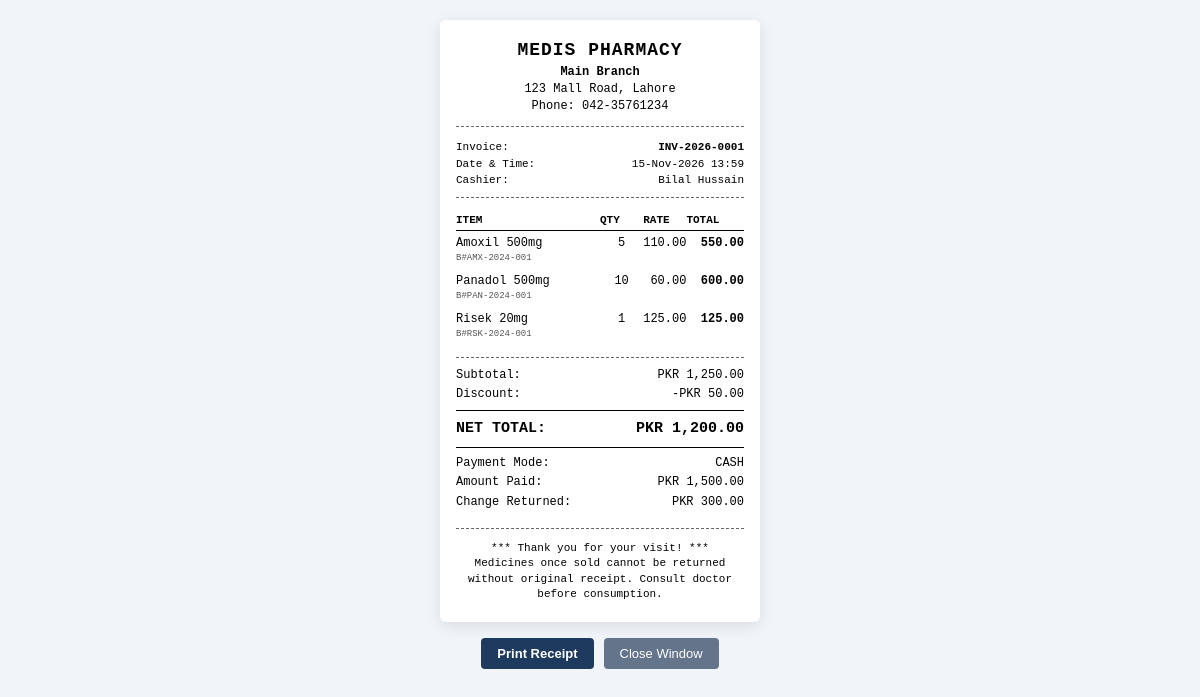
/modules/pos/receipt.php?invoice=INV-2026-0001 (signed in), run on the app's committed database.
### tables this page shows
CREATE TABLE sales (
  id INT AUTO_INCREMENT PRIMARY KEY,
  branch_id INT NOT NULL,
  user_id INT,
  invoice_number VARCHAR(50) UNIQUE NOT NULL,
  subtotal DECIMAL(12,2) DEFAULT 0,
  discount DECIMAL(10,2) DEFAULT 0,
  total_amount DECIMAL(12,2) DEFAULT 0,
  payment_method ENUM('cash','card','online') DEFAULT 'cash',
  amount_paid DECIMAL(12,2) DEFAULT 0,
  change_amount DECIMAL(12,2) DEFAULT 0,
  status ENUM('completed','refunded','voided') DEFAULT 'completed',
  notes TEXT,
  created_at TIMESTAMP DEFAULT CURRENT_TIMESTAMP,
  updated_at TIMESTAMP DEFAULT CURRENT_TIMESTAMP ON UPDATE CURRENT_TIMESTAMP,
  FOREIGN KEY (branch_id) REFERENCES branches(id) ON DELETE CASCADE,
  FOREIGN KEY (user_id) REFERENCES users(id) ON DELETE SET NULL,
  INDEX idx_branch_date (branch_id, created_at),
  INDEX idx_invoice (invoice_number)
);

CREATE TABLE branches (
  id INT AUTO_INCREMENT PRIMARY KEY,
  name VARCHAR(100) NOT NULL,
  address TEXT,
  phone VARCHAR(20),
  manager_id INT NULL,
  status ENUM('active','inactive') DEFAULT 'active',
  created_at TIMESTAMP DEFAULT CURRENT_TIMESTAMP,
  updated_at TIMESTAMP DEFAULT CURRENT_TIMESTAMP ON UPDATE CURRENT_TIMESTAMP
);

CREATE TABLE users (
  id INT AUTO_INCREMENT PRIMARY KEY,
  name VARCHAR(100) NOT NULL,
  email VARCHAR(100) UNIQUE NOT NULL,
  password VARCHAR(255) NOT NULL,
  role ENUM('admin','manager','cashier') NOT NULL,
  branch_id INT NULL,
  status ENUM('active','inactive') DEFAULT 'active',
  created_at TIMESTAMP DEFAULT CURRENT_TIMESTAMP,
  updated_at TIMESTAMP DEFAULT CURRENT_TIMESTAMP ON UPDATE CURRENT_TIMESTAMP,
  FOREIGN KEY (branch_id) REFERENCES branches(id) ON DELETE SET NULL
);

CREATE TABLE sale_items (
  id INT AUTO_INCREMENT PRIMARY KEY,
  sale_id INT NOT NULL,
  medicine_id INT NOT NULL,
  batch_id INT NOT NULL,
  quantity INT DEFAULT 0,
  unit_price DECIMAL(10,2) DEFAULT 0,
  subtotal DECIMAL(12,2) DEFAULT 0,
  created_at TIMESTAMP DEFAULT CURRENT_TIMESTAMP,
  FOREIGN KEY (sale_id) REFERENCES sales(id) ON DELETE CASCADE,
  FOREIGN KEY (medicine_id) REFERENCES medicines(id) ON DELETE CASCADE,
  FOREIGN KEY (batch_id) REFERENCES batches(id) ON DELETE CASCADE
);

CREATE TABLE medicines (
  id INT AUTO_INCREMENT PRIMARY KEY,
  name VARCHAR(150) NOT NULL,
  generic_name VARCHAR(150),
  category_id INT,
  manufacturer VARCHAR(150),
  barcode VARCHAR(50) UNIQUE,
  description TEXT,
  purchase_price DECIMAL(10,2) DEFAULT 0,
  selling_price DECIMAL(10,2) DEFAULT 0,
  min_stock_level INT DEFAULT 10,
  units_per_pack INT DEFAULT 1,
  status ENUM('active','inactive') DEFAULT 'active',
  created_at TIMESTAMP DEFAULT CURRENT_TIMESTAMP,
  updated_at TIMESTAMP DEFAULT CURRENT_TIMESTAMP ON UPDATE CURRENT_TIMESTAMP,
  FOREIGN KEY (category_id) REFERENCES categories(id) ON DELETE SET NULL,
  INDEX idx_barcode (barcode),
  INDEX idx_name (name)
);

CREATE TABLE batches (
  id INT AUTO_INCREMENT PRIMARY KEY,
  medicine_id INT NOT NULL,
  branch_id INT NOT NULL,
  batch_number VARCHAR(50) NOT NULL,
  quantity INT DEFAULT 0,
  purchase_price DECIMAL(10,2) DEFAULT 0,
  expiry_date DATE NOT NULL,
  created_at TIMESTAMP DEFAULT CURRENT_TIMESTAMP,
  updated_at TIMESTAMP DEFAULT CURRENT_TIMESTAMP ON UPDATE CURRENT_TIMESTAMP,
  FOREIGN KEY (medicine_id) REFERENCES medicines(id) ON DELETE CASCADE,
  FOREIGN KEY (branch_id) REFERENCES branches(id) ON DELETE CASCADE,
  INDEX idx_expiry (expiry_date),
  INDEX idx_medicine_branch (medicine_id, branch_id)
);

### includes/functions.php (called while the page is built, shortened)
<?php
function e($str): string {
    return htmlspecialchars((string)($str ?? ''), ENT_QUOTES, 'UTF-8');
}

### modules/pos/receipt.php (the view, shortened to what this page needs)
<?php
require_once __DIR__ . '/../../includes/functions.php';
$db = getDB();
$saleId  = (int)($_GET['id'] ?? 0);
$invoice = trim($_GET['invoice'] ?? '');
if ($saleId) {
    $stmt = $db->prepare("
        SELECT s.*, br.name AS branch_name, br.address AS branch_address, br.phone AS branch_phone,
               u.name AS cashier_name
        FROM sales s
        JOIN branches br ON br.id = s.branch_id
        LEFT JOIN users u ON u.id = s.user_id
        WHERE s.id = ?
    ");
    $stmt->execute([$saleId]);
} elseif ($invoice !== '') {
    $stmt = $db->prepare("
        SELECT s.*, br.name AS branch_name, br.address AS branch_address, br.phone AS branch_phone,
               u.name AS cashier_name
        FROM sales s
        JOIN branches br ON br.id = s.branch_id
        LEFT JOIN users u ON u.id = s.user_id
        WHERE s.invoice_number = ?
    ");
    $stmt->execute([$invoice]);
} else {
    die('Receipt not found. Missing invoice or ID parameter.');
}
$sale = $stmt->fetch();
$itemStmt = $db->prepare("
    SELECT si.*, m.name AS medicine_name, b.batch_number, b.expiry_date
    FROM sale_items si
    JOIN medicines m ON m.id = si.medicine_id
    LEFT JOIN batches b ON b.id = si.batch_id
    WHERE si.sale_id = ?
    ORDER BY si.id ASC
");
$itemStmt->execute([$sale['id']]);
$items = $itemStmt->fetchAll();
?>
<!DOCTYPE html>
<html lang="en">
<head>
</head>
<body>
<div class="receipt-card">
    <div class="receipt-header">
        <div class="pharmacy-title"><?= APP_NAME ?></div>
        <div class="branch-info">
            <strong><?= e($sale['branch_name']) ?></strong><br>
            <?= e($sale['branch_address'] ?? '') ?><br>
            Phone: <?= e($sale['branch_phone'] ?? '—') ?>
        </div>
    </div>
    <div class="meta-info">
        <div class="meta-row">
            <span>Invoice:</span>
            <span class="bold"><?= e($sale['invoice_number']) ?></span>
        </div>
        <div class="meta-row">
            <span>Date & Time:</span>
            <span><?= date('d-M-Y H:i', strtotime($sale['created_at'])) ?></span>
        </div>
        <div class="meta-row">
            <span>Cashier:</span>
            <span><?= e($sale['cashier_name'] ?? 'Staff') ?></span>
        </div>
    </div>
    <table class="items-table">
        <thead>
            <tr>
                <th style="width: 50%;">Item</th>
                <th class="text-center" style="width: 15%;">Qty</th>
                <th class="text-right" style="width: 15%;">Rate</th>
                <th class="text-right" style="width: 20%;">Total</th>
            </tr>
        </thead>
        <tbody>
            <?php foreach ($items as $item): ?>
                <tr>
                    <td>
                        <?= e($item['medicine_name']) ?><br>
                        <small style="font-size: 9px; color:#555;">B#<?= e($item['batch_number'] ?? '—') ?></small>
                    </td>
                    <td class="text-center"><?= $item['quantity'] ?></td>
                    <td class="text-right"><?= number_format((float)$item['unit_price'], 2) ?></td>
                    <td class="text-right bold"><?= number_format((float)$item['subtotal'], 2) ?></td>
                </tr>
            <?php endforeach; ?>
        </tbody>
    </table>
    <div class="calc-section">
        <div class="calc-row">
            <span>Subtotal:</span>
            <span>PKR <?= number_format((float)$sale['subtotal'], 2) ?></span>
        </div>
        <?php if ((float)$sale['discount'] > 0): ?>
        <div class="calc-row">
            <span>Discount:</span>
            <span>-PKR <?= number_format((float)$sale['discount'], 2) ?></span>
        </div>
        <?php endif; ?>
        <div class="calc-row grand-total">
            <span>NET TOTAL:</span>
            <span>PKR <?= number_format((float)$sale['total_amount'], 2) ?></span>
        </div>
        <div class="calc-row">
            <span>Payment Mode:</span>
            <span><?= strtoupper(e($sale['payment_method'])) ?></span>
        </div>
        <div class="calc-row">
            <span>Amount Paid:</span>
            <span>PKR <?= number_format((float)$sale['amount_paid'], 2) ?></span>
        </div>
        <div class="calc-row">
            <span>Change Returned:</span>
            <span>PKR <?= number_format((float)$sale['change_amount'], 2) ?></span>
        </div>
    </div>
    <div class="receipt-footer">
        <p>*** Thank you for your visit! ***</p>
        <p>Medicines once sold cannot be returned without original receipt. Consult doctor before consumption.</p>
    </div>
</div>
<div class="action-buttons">
    <button type="button" class="btn-print" onclick="window.print()">
        <i class="fas fa-print"></i> Print Receipt
    </button>
    <button type="button" class="btn-close-window" onclick="window.close()">
        Close Window
    </button>
</div>
</body>
</html>

### modules/pos/receipt.php (style rules this page uses)
* { box-sizing: border-box; margin: 0; padding: 0; }
body { font-family: 'Courier New', Courier, monospace; background: #f1f5f9; color: #000; padding: 20px; display: flex; flex-direction: column; align-items: center; }
.receipt-card { background: #ffffff; width: 320px; padding: 20px 16px; border-radius: 6px; box-shadow: 0 4px 15px rgba(0,0,0,0.1); }
.text-center { text-align: center; }
.text-right { text-align: right; }
.bold { font-weight: bold; }
.receipt-header { border-bottom: 1px dashed #666; padding-bottom: 12px; margin-bottom: 12px; text-align: center; }
.pharmacy-title { font-size: 18px; font-weight: bold; text-transform: uppercase; letter-spacing: 1px; }
.branch-info { font-size: 12px; margin-top: 4px; line-height: 1.4; }
.meta-info { font-size: 11px; margin-bottom: 12px; line-height: 1.5; border-bottom: 1px dashed #666; padding-bottom: 8px; }
.meta-row { display: flex; justify-content: space-between; }
.items-table { width: 100%; border-collapse: collapse; font-size: 12px; margin-bottom: 12px; }
.items-table th { border-bottom: 1px solid #000; padding: 4px 0; text-align: left; font-size: 11px; text-transform: uppercase; }
.items-table td { padding: 5px 0; vertical-align: top; }
.calc-section { border-top: 1px dashed #666; padding-top: 8px; font-size: 12px; line-height: 1.6; }
.calc-row { display: flex; justify-content: space-between; }
.calc-row.grand-total { border-top: 1px solid #000; border-bottom: 1px solid #000; padding: 6px 0; margin: 6px 0; font-size: 15px; font-weight: bold; }
.receipt-footer { margin-top: 16px; text-align: center; font-size: 11px; border-top: 1px dashed #666; padding-top: 12px; line-height: 1.4; }
.action-buttons { margin-top: 16px; display: flex; gap: 10px; }
.btn-print { padding: 8px 16px; background: #1e3a5f; color: #fff; border: none; border-radius: 4px; cursor: pointer; font-size: 13px; font-weight: bold; }
.btn-close-window { padding: 8px 16px; background: #64748b; color: #fff; border: none; border-radius: 4px; cursor: pointer; font-size: 13px; }

### data on the page
sales: branch.name "Main Branch", branch.address "123 Mall Road, Lahore", branch.phone "042-35761234", invoice_number "INV-2026-0001", created_at "15-Nov-2026 13:59", user.name "Bilal Hussain", subtotal "1,250.00", discount "50.00", total_amount "1,200.00", payment_method "CASH", amount_paid "1,500.00", change_amount "300.00"
sale_items: medicine.name "Amoxil 500mg", batch.batch_number "AMX-2024-001", quantity "5", unit_price "110.00", subtotal "550.00"
sale_items: medicine.name "Panadol 500mg", batch.batch_number "PAN-2024-001", quantity "10", unit_price "60.00", subtotal "600.00"
sale_items: medicine.name "Risek 20mg", batch.batch_number "RSK-2024-001", quantity "1", unit_price "125.00", subtotal "125.00"

### other printed values
APP_NAME "MEDIS PHARMACY"
